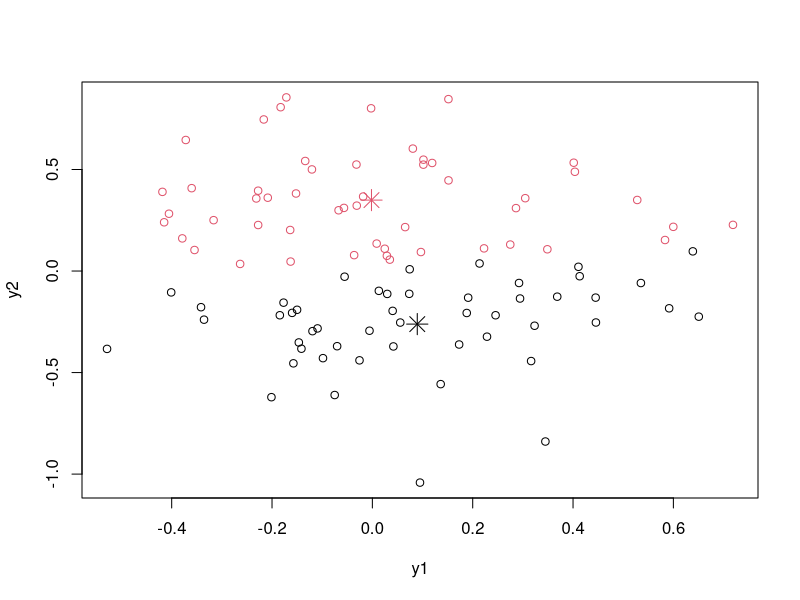

The R script that drew this image:
#K-means Clustering
x <- data.frame(y1=rnorm(100, sd = 0.3),y2=rnorm(100, sd = 0.4))
ch<- kmeans(x, 2)
# 2 clusters
plot(x, col = ch$cluster)
points(ch$centers, col = 1:2, pch = 8, cex = 2)

#using ggplot
#ggplot(x, aes(y1,y2, color = ch$cluster)) + geom_point()
  #another example
  #ch<- kmeans(x, 5, nstart = 25)
  #plot(x, col = ch$cluster)
  #points(ch$centers, col = 1:5, pch = 8)
